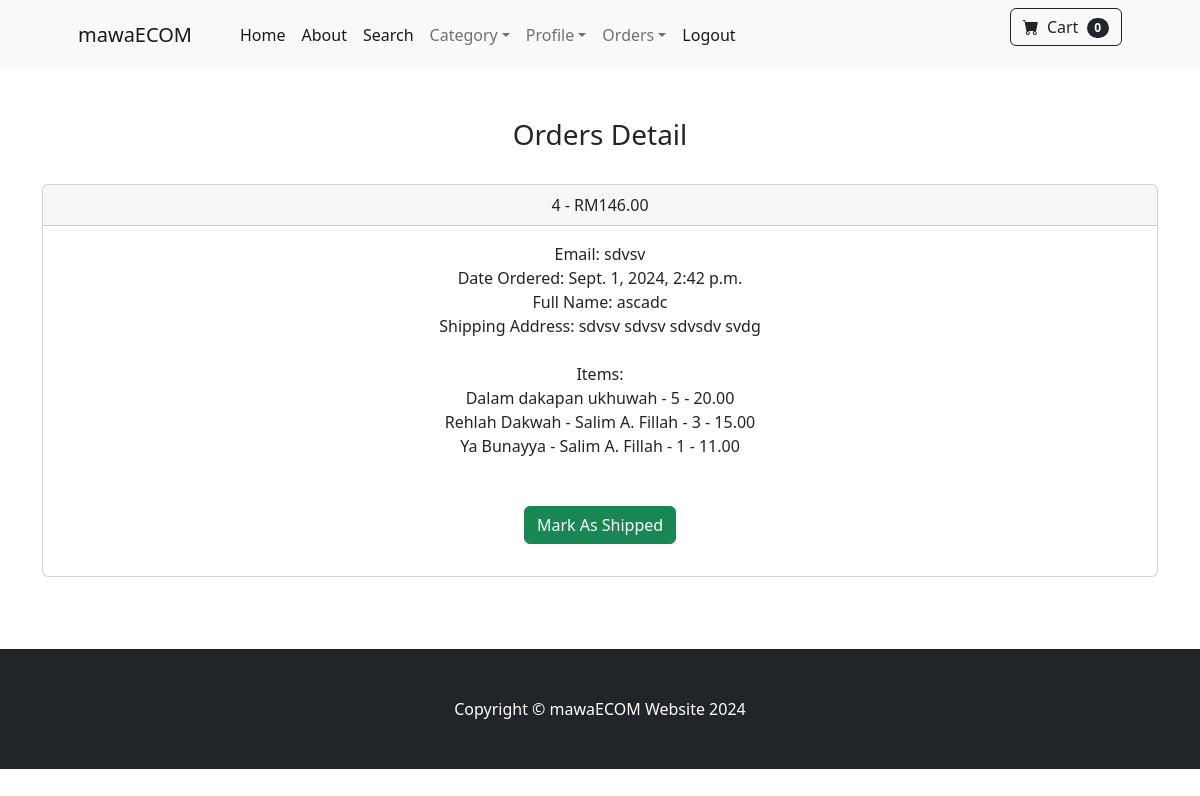
The app's page /payment/show_orders/4 (signed in) with its own data.
### payment/models.py (models this page shows, shortened)
class Order(models.Model):
    user = models.ForeignKey(User, on_delete=models.CASCADE, null=True, blank=True)
    full_name = models.CharField(max_length=255)
    email = models.CharField(max_length=255)
    shipping_address = models.TextField(max_length=15000)
    amount_paid = models.DecimalField(max_digits=10, decimal_places=2)
    date_ordered = models.DateTimeField(auto_now_add=True)
    shipped = models.BooleanField(default=False)
    date_shipped = models.DateTimeField(blank=True, null=True)

class OrderItem(models.Model):
    order = models.ForeignKey(Order, on_delete=models.CASCADE, null=True)
    product = models.ForeignKey(Product, on_delete=models.CASCADE, null=True)
    user = models.ForeignKey(User, on_delete=models.CASCADE, null=True, blank=True)
    quantity = models.PositiveBigIntegerField(default=1)
    price = models.DecimalField(max_digits=7, decimal_places=2)

### store/models.py (models this page shows)
class Product(models.Model):
    name =  models.CharField(max_length=50)
    price =  models.DecimalField(default=0, decimal_places=2, max_digits=6)
    category =  models.ForeignKey(Category, on_delete=models.CASCADE, default=1)
    description =  models.CharField(max_length=100, blank=True, null=True)
    image =  models.ImageField(upload_to='upload/product/')
    is_sale = models.BooleanField(default=False)
    sale_price =  models.DecimalField(default=0, decimal_places=2, max_digits=6)
    def __str__(self):
        return self.name

### payment/views.py (the view, shortened to what this page needs)
# urls.py: path('show_orders/<int:pk>', views.show_orders, name='show_orders'),
def show_orders(request, pk):
    if request.user.is_authenticated and request.user.is_superuser:
        order = Order.objects.get(id=pk)
        items = OrderItem.objects.filter(order=pk)
        return render(request, 'payment/show_orders.html',{
            "order" : order,
            "items" : items,
        })
    else:
        messages.success(request, "Access Denied.")
        return redirect('home')

### cart/cart.py (called while the page is built)
    def __len__(self):
        return len(self.cart)

### cart/context_processors.py (called while the page is built)
def cart(request):
    return {'cart' : Cart(request)}

### payment/templates/payment/show_orders.html (shortened to what this page needs)
{% extends 'store/base.html' %}
{% load static %}
{% block content %}
<br><br>
<div class="container">
        <div class="row">
            <center>
                <div class="col-12">
                    <h3>Orders Detail</h3>
                    <br>
                    <div class="card">
                        <div class="card-header">
                          {{ order.id }} - RM{{ order.amount_paid}}
                        </div>
                        <div class="card-body">
                          Email: {{ order.email }} <br>
                          {% if order.date_shipped %}
                            Date Shipped: {{ order.date_shipped}} <br>
                          {% else %}
                            Date Ordered: {{ order.date_ordered}} <br>
                          {% endif %}
                          Full Name: {{ order.full_name}} <br>
                          Shipping Address: {{ order.shipping_address }} <br>
                          <br>
                          Items: <br>
                          {% for item in items %}
                            {{ item.product }} - {{ item.quantity }} - {{ item.price }} <br>
                          {% endfor %}
                          <br><br>
                          {% if not order.shipped %}
                          <form action="" method="POST">
                            <button type="submit" class="btn btn-success">Mark As Shipped</button>
                          </form>
                          {% else %}
                          <form action="" method="POST">
                            {% csrf_token %}
                            <input type="hidden" name="shipping_status" value="false">
                            <button type="submit" class="btn btn-danger">Mark As Not Shipped</button>
                          </form>
                          {% endif %}
                        </div>
                      </div>
                      <br>
                </div>
            </center>
        </div>
</div>
<br><br>
{% endblock%}

### records on screen
Order: id "4", amount_paid "146.00", email "sdvsv", date_ordered "Sept. 1, 2024, 2:42 p.m.", full_name "ascadc", shipping_address "sdvsv sdvsv sdvsdv svdg"
OrderItem: product "Dalam dakapan ukhuwah", quantity "5", price "20.00"
OrderItem: product "Rehlah Dakwah - Salim A. Fillah", quantity "3", price "15.00"
OrderItem: product "Ya Bunayya - Salim A. Fillah", quantity "1", price "11.00"

### other values on screen
{{ cart|length }} "0"
